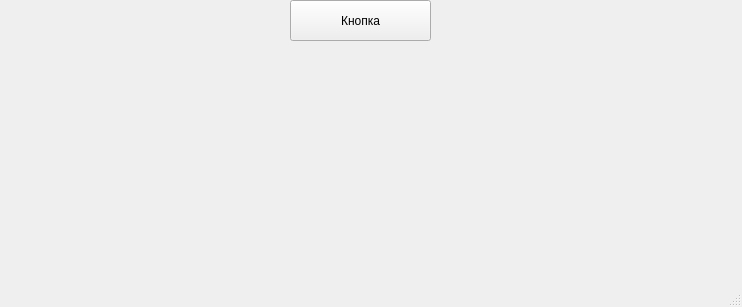
<?xml version="1.0" encoding="UTF-8"?>
<ui version="4.0">
 <class>MainWindow</class>
 <widget class="QMainWindow" name="MainWindow">
  <property name="geometry">
   <rect>
    <x>0</x>
    <y>0</y>
    <width>742</width>
    <height>307</height>
   </rect>
  </property>
  <property name="windowTitle">
   <string>MainWindow</string>
  </property>
  <widget class="QWidget" name="centralwidget">
   <widget class="QPushButton" name="button">
    <property name="geometry">
     <rect>
      <x>290</x>
      <y>0</y>
      <width>141</width>
      <height>41</height>
     </rect>
    </property>
    <property name="text">
     <string>Кнопка</string>
    </property>
   </widget>
  </widget>
  <widget class="QMenuBar" name="menubar">
   <property name="geometry">
    <rect>
     <x>0</x>
     <y>0</y>
     <width>742</width>
     <height>21</height>
    </rect>
   </property>
  </widget>
  <widget class="QStatusBar" name="statusbar"/>
 </widget>
 <resources/>
 <connections/>
</ui>
